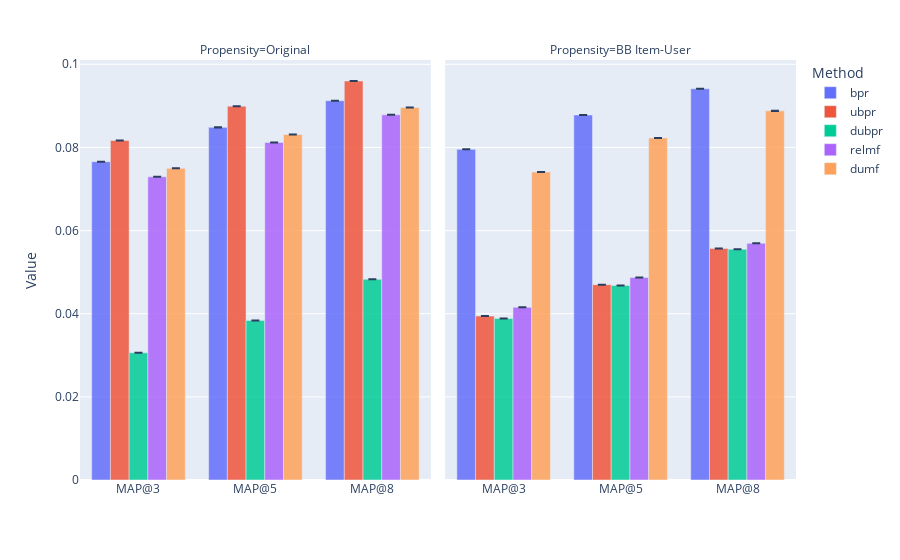

Notebook code cell kept with this figure:
### Markdown cell above
### MAP@K

### Code cell
plot_barplot(yahoo_df, 'yahoo', 'MAP', methods=methods, propensities=_propensities)

### Figure 1 — Plotly figure (JSON) as saved in the notebook; plotly's stock layout.template omitted (floating-point values rounded to 4 significant figures)
{"data": [{"alignmentgroup": "True", "error_y": {"array": [8.902e-07, 5.771e-07, 6.22e-07]}, "hovertemplate": "Method=bpr<br>Propensity=Original<br>Metric@K=%{x}<br>Value=%{y}<extra></extra>", "legendgroup": "bpr", "marker": {"color": "#636efa", "opacity": 0.85, "pattern": {"shape": ""}}, "name": "bpr", "offsetgroup": "bpr", "orientation": "v", "showlegend": true, "textposition": "auto", "type": "bar", "x": ["MAP@3", "MAP@5", "MAP@8"], "xaxis": "x", "y": [0.07657, 0.08483, 0.09126], "yaxis": "y"}, {"alignmentgroup": "True", "error_y": {"array": [1.018e-06, 5.925e-07, 5.071e-07]}, "hovertemplate": "Method=bpr<br>Propensity=BB Item-User<br>Metric@K=%{x}<br>Value=%{y}<extra></extra>", "legendgroup": "bpr", "marker": {"color": "#636efa", "opacity": 0.85, "pattern": {"shape": ""}}, "name": "bpr", "offsetgroup": "bpr", "orientation": "v", "showlegend": false, "textposition": "auto", "type": "bar", "x": ["MAP@3", "MAP@5", "MAP@8"], "xaxis": "x2", "y": [0.07954, 0.0878, 0.09413], "yaxis": "y2"}, {"alignmentgroup": "True", "error_y": {"array": [2.127e-06, 2.275e-06, 2.114e-06]}, "hovertemplate": "Method=ubpr<br>Propensity=Original<br>Metric@K=%{x}<br>Value=%{y}<extra></extra>", "legendgroup": "ubpr", "marker": {"color": "#EF553B", "opacity": 0.85, "pattern": {"shape": ""}}, "name": "ubpr", "offsetgroup": "ubpr", "orientation": "v", "showlegend": true, "textposition": "auto", "type": "bar", "x": ["MAP@3", "MAP@5", "MAP@8"], "xaxis": "x", "y": [0.08166, 0.08992, 0.09598], "yaxis": "y"}, {"alignmentgroup": "True", "error_y": {"array": [4.378e-06, 3.836e-06, 3.187e-06]}, "hovertemplate": "Method=ubpr<br>Propensity=BB Item-User<br>Metric@K=%{x}<br>Value=%{y}<extra></extra>", "legendgroup": "ubpr", "marker": {"color": "#EF553B", "opacity": 0.85, "pattern": {"shape": ""}}, "name": "ubpr", "offsetgroup": "ubpr", "orientation": "v", "showlegend": false, "textposition": "auto", "type": "bar", "x": ["MAP@3", "MAP@5", "MAP@8"], "xaxis": "x2", "y": [0.03944, 0.04699, 0.0557], "yaxis": "y2"}, {"alignmentgroup": "True", "error_y": {"array": [0, 0, 0]}, "hovertemplate": "Method=dubpr<br>Propensity=Original<br>Metric@K=%{x}<br>Value=%{y}<extra></extra>", "legendgroup": "dubpr", "marker": {"color": "#00cc96", "opacity": 0.85, "pattern": {"shape": ""}}, "name": "dubpr", "offsetgroup": "dubpr", "orientation": "v", "showlegend": true, "textposition": "auto", "type": "bar", "x": ["MAP@3", "MAP@5", "MAP@8"], "xaxis": "x", "y": [0.03059, 0.03839, 0.04829], "yaxis": "y"}, {"alignmentgroup": "True", "error_y": {"array": [3.643e-06, 2.809e-06, 2.563e-06]}, "hovertemplate": "Method=dubpr<br>Propensity=BB Item-User<br>Metric@K=%{x}<br>Value=%{y}<extra></extra>", "legendgroup": "dubpr", "marker": {"color": "#00cc96", "opacity": 0.85, "pattern": {"shape": ""}}, "name": "dubpr", "offsetgroup": "dubpr", "orientation": "v", "showlegend": false, "textposition": "auto", "type": "bar", "x": ["MAP@3", "MAP@5", "MAP@8"], "xaxis": "x2", "y": [0.03887, 0.04679, 0.05552], "yaxis": "y2"}, {"alignmentgroup": "True", "error_y": {"array": [2.542e-06, 1.991e-06, 1.598e-06]}, "hovertemplate": "Method=relmf<br>Propensity=Original<br>Metric@K=%{x}<br>Value=%{y}<extra></extra>", "legendgroup": "relmf", "marker": {"color": "#ab63fa", "opacity": 0.85, "pattern": {"shape": ""}}, "name": "relmf", "offsetgroup": "relmf", "orientation": "v", "showlegend": true, "textposition": "auto", "type": "bar", "x": ["MAP@3", "MAP@5", "MAP@8"], "xaxis": "x", "y": [0.07293, 0.08121, 0.08784], "yaxis": "y"}, {"alignmentgroup": "True", "error_y": {"array": [1.651e-06, 2.083e-06, 1.708e-06]}, "hovertemplate": "Method=relmf<br>Propensity=BB Item-User<br>Metric@K=%{x}<br>Value=%{y}<extra></extra>", "legendgroup": "relmf", "marker": {"color": "#ab63fa", "opacity": 0.85, "pattern": {"shape": ""}}, "name": "relmf", "offsetgroup": "relmf", "orientation": "v", "showlegend": false, "textposition": "auto", "type": "bar", "x": ["MAP@3", "MAP@5", "MAP@8"], "xaxis": "x2", "y": [0.04156, 0.04871, 0.05694], "yaxis": "y2"}, {"alignmentgroup": "True", "error_y": {"array": [2.526e-07, 5.262e-07, 1.833e-07]}, "hovertemplate": "Method=dumf<br>Propensity=Original<br>Metric@K=%{x}<br>Value=%{y}<extra></extra>", "legendgroup": "dumf", "marker": {"color": "#FFA15A", "opacity": 0.85, "pattern": {"shape": ""}}, "name": "dumf", "offsetgroup": "dumf", "orientation": "v", "showlegend": true, "textposition": "auto", "type": "bar", "x": ["MAP@3", "MAP@5", "MAP@8"], "xaxis": "x", "y": [0.07498, 0.0831, 0.08961], "yaxis": "y"}, {"alignmentgroup": "True", "error_y": {"array": [1.547e-06, 1.172e-06, 8.466e-07]}, "hovertemplate": "Method=dumf<br>Propensity=BB Item-User<br>Metric@K=%{x}<br>Value=%{y}<extra></extra>", "legendgroup": "dumf", "marker": {"color": "#FFA15A", "opacity": 0.85, "pattern": {"shape": ""}}, "name": "dumf", "offsetgroup": "dumf", "orientation": "v", "showlegend": false, "textposition": "auto", "type": "bar", "x": ["MAP@3", "MAP@5", "MAP@8"], "xaxis": "x2", "y": [0.0741, 0.0823, 0.0888], "yaxis": "y2"}], "layout": {"annotations": [{"font": {}, "showarrow": false, "text": "Propensity=Original", "x": 0.245, "xanchor": "center", "xref": "paper", "y": 1, "yanchor": "bottom", "yref": "paper"}, {"font": {}, "showarrow": false, "text": "Propensity=BB Item-User", "x": 0.755, "xanchor": "center", "xref": "paper", "y": 1, "yanchor": "bottom", "yref": "paper"}], "barmode": "group", "legend": {"title": {"text": "Method"}, "tracegroupgap": 0}, "margin": {"t": 60}, "xaxis": {"anchor": "y", "domain": [0, 0.49], "title": {"text": ""}}, "xaxis2": {"anchor": "y2", "domain": [0.51, 1], "matches": "x", "title": {"text": ""}}, "yaxis": {"anchor": "x", "domain": [0, 1], "title": {"text": "Value"}}, "yaxis2": {"anchor": "x2", "domain": [0, 1], "matches": "y", "showticklabels": false}}}
